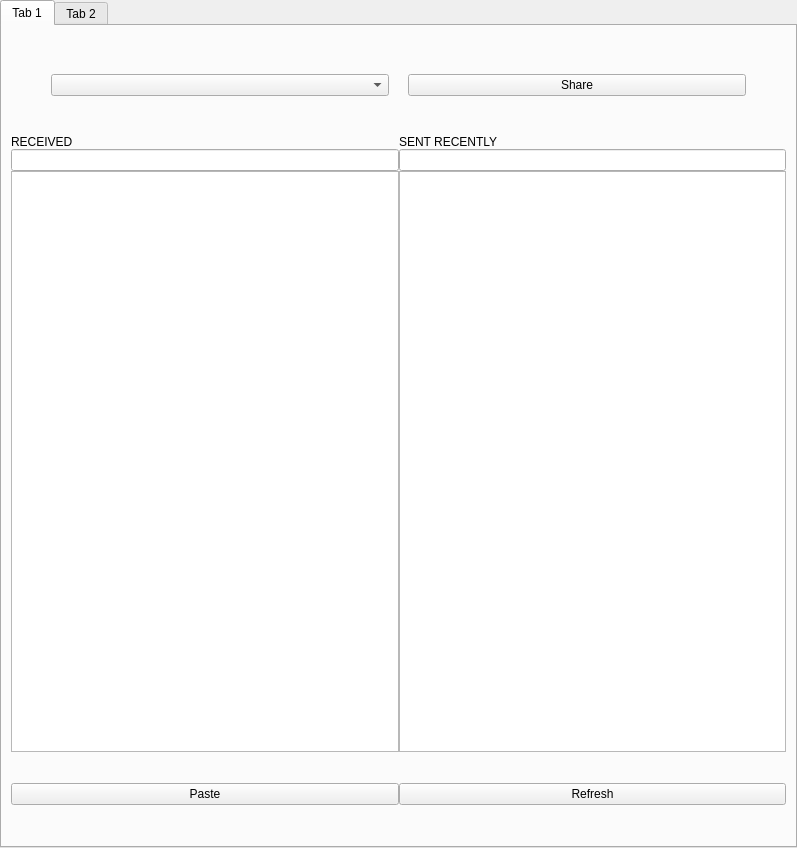
<?xml version="1.0" encoding="UTF-8"?>
<ui version="4.0">
 <class>MainWindow</class>
 <widget class="QMainWindow" name="MainWindow">
  <property name="geometry">
   <rect>
    <x>0</x>
    <y>0</y>
    <width>797</width>
    <height>848</height>
   </rect>
  </property>
  <property name="windowTitle">
   <string>MainWindow</string>
  </property>
  <widget class="QWidget" name="centralwidget">
   <property name="minimumSize">
    <size>
     <width>550</width>
     <height>0</height>
    </size>
   </property>
   <layout class="QGridLayout" name="gridLayout">
    <property name="leftMargin">
     <number>0</number>
    </property>
    <property name="topMargin">
     <number>0</number>
    </property>
    <property name="rightMargin">
     <number>0</number>
    </property>
    <property name="bottomMargin">
     <number>0</number>
    </property>
    <property name="spacing">
     <number>0</number>
    </property>
    <item row="0" column="0">
     <widget class="QTabWidget" name="tabWidget">
      <property name="currentIndex">
       <number>0</number>
      </property>
      <widget class="QWidget" name="tab">
       <attribute name="title">
        <string>Tab 1</string>
       </attribute>
       <layout class="QGridLayout" name="gridLayout_2">
        <item row="0" column="0">
         <widget class="QFrame" name="frame">
          <property name="frameShape">
           <enum>QFrame::NoFrame</enum>
          </property>
          <property name="frameShadow">
           <enum>QFrame::Plain</enum>
          </property>
          <property name="lineWidth">
           <number>0</number>
          </property>
          <layout class="QVBoxLayout" name="verticalLayout_4">
           <property name="spacing">
            <number>0</number>
           </property>
           <property name="leftMargin">
            <number>0</number>
           </property>
           <property name="topMargin">
            <number>0</number>
           </property>
           <property name="rightMargin">
            <number>0</number>
           </property>
           <property name="bottomMargin">
            <number>0</number>
           </property>
           <item>
            <widget class="QFrame" name="frame_9">
             <property name="minimumSize">
              <size>
               <width>500</width>
               <height>100</height>
              </size>
             </property>
             <property name="maximumSize">
              <size>
               <width>16777215</width>
               <height>120</height>
              </size>
             </property>
             <property name="frameShape">
              <enum>QFrame::NoFrame</enum>
             </property>
             <property name="frameShadow">
              <enum>QFrame::Plain</enum>
             </property>
             <property name="lineWidth">
              <number>0</number>
             </property>
             <layout class="QHBoxLayout" name="horizontalLayout_6">
              <property name="spacing">
               <number>0</number>
              </property>
              <property name="leftMargin">
               <number>0</number>
              </property>
              <property name="topMargin">
               <number>0</number>
              </property>
              <property name="rightMargin">
               <number>0</number>
              </property>
              <property name="bottomMargin">
               <number>0</number>
              </property>
              <item>
               <spacer name="horizontalSpacer_4">
                <property name="orientation">
                 <enum>Qt::Horizontal</enum>
                </property>
                <property name="sizeType">
                 <enum>QSizePolicy::Minimum</enum>
                </property>
                <property name="sizeHint" stdset="0">
                 <size>
                  <width>40</width>
                  <height>20</height>
                 </size>
                </property>
               </spacer>
              </item>
              <item>
               <widget class="QComboBox" name="SenderName_2">
                <property name="minimumSize">
                 <size>
                  <width>253</width>
                  <height>0</height>
                 </size>
                </property>
               </widget>
              </item>
              <item>
               <spacer name="horizontalSpacer_5">
                <property name="orientation">
                 <enum>Qt::Horizontal</enum>
                </property>
                <property name="sizeType">
                 <enum>QSizePolicy::Preferred</enum>
                </property>
                <property name="sizeHint" stdset="0">
                 <size>
                  <width>19</width>
                  <height>14</height>
                 </size>
                </property>
               </spacer>
              </item>
              <item>
               <widget class="QPushButton" name="ShareButton_2">
                <property name="minimumSize">
                 <size>
                  <width>111</width>
                  <height>0</height>
                 </size>
                </property>
                <property name="text">
                 <string>Share</string>
                </property>
               </widget>
              </item>
              <item>
               <spacer name="horizontalSpacer_6">
                <property name="orientation">
                 <enum>Qt::Horizontal</enum>
                </property>
                <property name="sizeType">
                 <enum>QSizePolicy::Minimum</enum>
                </property>
                <property name="sizeHint" stdset="0">
                 <size>
                  <width>40</width>
                  <height>20</height>
                 </size>
                </property>
               </spacer>
              </item>
             </layout>
            </widget>
           </item>
           <item>
            <widget class="QFrame" name="frame_10">
             <property name="frameShape">
              <enum>QFrame::NoFrame</enum>
             </property>
             <property name="frameShadow">
              <enum>QFrame::Plain</enum>
             </property>
             <property name="lineWidth">
              <number>0</number>
             </property>
             <layout class="QHBoxLayout" name="horizontalLayout_7">
              <property name="spacing">
               <number>0</number>
              </property>
              <property name="leftMargin">
               <number>0</number>
              </property>
              <property name="topMargin">
               <number>0</number>
              </property>
              <property name="rightMargin">
               <number>0</number>
              </property>
              <property name="bottomMargin">
               <number>0</number>
              </property>
              <item>
               <widget class="QFrame" name="frame_11">
                <property name="minimumSize">
                 <size>
                  <width>500</width>
                  <height>400</height>
                 </size>
                </property>
                <property name="frameShape">
                 <enum>QFrame::NoFrame</enum>
                </property>
                <property name="frameShadow">
                 <enum>QFrame::Plain</enum>
                </property>
                <property name="lineWidth">
                 <number>0</number>
                </property>
                <layout class="QHBoxLayout" name="horizontalLayout_8">
                 <property name="spacing">
                  <number>0</number>
                 </property>
                 <property name="leftMargin">
                  <number>0</number>
                 </property>
                 <property name="topMargin">
                  <number>0</number>
                 </property>
                 <property name="rightMargin">
                  <number>0</number>
                 </property>
                 <property name="bottomMargin">
                  <number>0</number>
                 </property>
                 <item>
                  <widget class="QFrame" name="frame_12">
                   <property name="frameShape">
                    <enum>QFrame::NoFrame</enum>
                   </property>
                   <property name="frameShadow">
                    <enum>QFrame::Plain</enum>
                   </property>
                   <property name="lineWidth">
                    <number>0</number>
                   </property>
                   <layout class="QHBoxLayout" name="horizontalLayout_9">
                    <property name="spacing">
                     <number>0</number>
                    </property>
                    <property name="sizeConstraint">
                     <enum>QLayout::SetDefaultConstraint</enum>
                    </property>
                    <property name="leftMargin">
                     <number>0</number>
                    </property>
                    <property name="topMargin">
                     <number>0</number>
                    </property>
                    <property name="rightMargin">
                     <number>0</number>
                    </property>
                    <property name="bottomMargin">
                     <number>0</number>
                    </property>
                    <item>
                     <widget class="QFrame" name="frame_13">
                      <property name="maximumSize">
                       <size>
                        <width>16777215</width>
                        <height>16777215</height>
                       </size>
                      </property>
                      <property name="frameShape">
                       <enum>QFrame::NoFrame</enum>
                      </property>
                      <property name="frameShadow">
                       <enum>QFrame::Plain</enum>
                      </property>
                      <property name="lineWidth">
                       <number>0</number>
                      </property>
                      <layout class="QVBoxLayout" name="verticalLayout_5">
                       <property name="spacing">
                        <number>0</number>
                       </property>
                       <property name="leftMargin">
                        <number>0</number>
                       </property>
                       <property name="topMargin">
                        <number>0</number>
                       </property>
                       <property name="rightMargin">
                        <number>0</number>
                       </property>
                       <property name="bottomMargin">
                        <number>0</number>
                       </property>
                       <item>
                        <widget class="QLabel" name="Receivedlabel_2">
                         <property name="text">
                          <string>RECEIVED</string>
                         </property>
                        </widget>
                       </item>
                       <item>
                        <widget class="QLineEdit" name="ReceivedNameEdit_2"/>
                       </item>
                       <item>
                        <widget class="QTableWidget" name="ReceivedList_2">
                         <property name="acceptDrops">
                          <bool>false</bool>
                         </property>
                         <property name="editTriggers">
                          <set>QAbstractItemView::AnyKeyPressed</set>
                         </property>
                         <property name="dragEnabled">
                          <bool>false</bool>
                         </property>
                         <property name="dragDropOverwriteMode">
                          <bool>true</bool>
                         </property>
                         <property name="dragDropMode">
                          <enum>QAbstractItemView::NoDragDrop</enum>
                         </property>
                         <property name="selectionMode">
                          <enum>QAbstractItemView::SingleSelection</enum>
                         </property>
                         <property name="showGrid">
                          <bool>false</bool>
                         </property>
                        </widget>
                       </item>
                      </layout>
                     </widget>
                    </item>
                    <item>
                     <widget class="QFrame" name="frame_14">
                      <property name="frameShape">
                       <enum>QFrame::NoFrame</enum>
                      </property>
                      <property name="frameShadow">
                       <enum>QFrame::Raised</enum>
                      </property>
                      <property name="lineWidth">
                       <number>0</number>
                      </property>
                      <layout class="QVBoxLayout" name="verticalLayout_6">
                       <property name="spacing">
                        <number>0</number>
                       </property>
                       <property name="leftMargin">
                        <number>0</number>
                       </property>
                       <property name="topMargin">
                        <number>0</number>
                       </property>
                       <property name="rightMargin">
                        <number>0</number>
                       </property>
                       <property name="bottomMargin">
                        <number>0</number>
                       </property>
                       <item>
                        <widget class="QLabel" name="Sentlabel_3">
                         <property name="text">
                          <string>SENT RECENTLY</string>
                         </property>
                        </widget>
                       </item>
                       <item>
                        <widget class="QLineEdit" name="SentNameEdit_2"/>
                       </item>
                       <item>
                        <widget class="QTableWidget" name="SentList_2">
                         <property name="editTriggers">
                          <set>QAbstractItemView::AnyKeyPressed</set>
                         </property>
                         <property name="selectionMode">
                          <enum>QAbstractItemView::SingleSelection</enum>
                         </property>
                         <property name="showGrid">
                          <bool>false</bool>
                         </property>
                        </widget>
                       </item>
                      </layout>
                     </widget>
                    </item>
                   </layout>
                  </widget>
                 </item>
                </layout>
               </widget>
              </item>
             </layout>
            </widget>
           </item>
           <item>
            <widget class="QFrame" name="frame_15">
             <property name="minimumSize">
              <size>
               <width>500</width>
               <height>85</height>
              </size>
             </property>
             <property name="maximumSize">
              <size>
               <width>16777215</width>
               <height>120</height>
              </size>
             </property>
             <property name="frameShape">
              <enum>QFrame::NoFrame</enum>
             </property>
             <property name="frameShadow">
              <enum>QFrame::Plain</enum>
             </property>
             <property name="lineWidth">
              <number>0</number>
             </property>
             <layout class="QHBoxLayout" name="horizontalLayout_10">
              <property name="spacing">
               <number>0</number>
              </property>
              <property name="leftMargin">
               <number>0</number>
              </property>
              <property name="topMargin">
               <number>0</number>
              </property>
              <property name="rightMargin">
               <number>0</number>
              </property>
              <property name="bottomMargin">
               <number>0</number>
              </property>
              <item>
               <widget class="QPushButton" name="Pastebutton_2">
                <property name="text">
                 <string>Paste</string>
                </property>
               </widget>
              </item>
              <item>
               <widget class="QPushButton" name="Refreshbutton_2">
                <property name="text">
                 <string>Refresh</string>
                </property>
               </widget>
              </item>
             </layout>
            </widget>
           </item>
          </layout>
         </widget>
        </item>
       </layout>
      </widget>
      <widget class="QWidget" name="tab_2">
       <attribute name="title">
        <string>Tab 2</string>
       </attribute>
      </widget>
     </widget>
    </item>
   </layout>
  </widget>
 </widget>
 <resources/>
 <connections/>
</ui>
